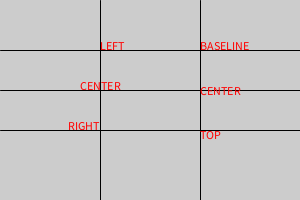
Frame 1 (no input)
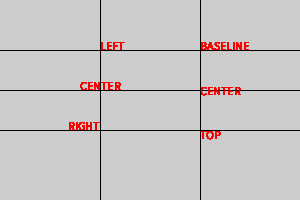
Frame 60 (the mouse pressed at the canvas centre just before this capture)
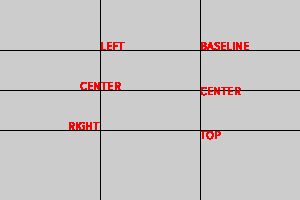
Frame 120 (the mouse held since frame 60 and released just before this capture)

The Processing sketch that drew these frames (run headless with seeded random() and noise(); from frame 60 on, the mouse is pressed at the canvas centre):

// Processing sketch: sketch011b
// ── sketch011b.pde
void setup ()
{
  size (300, 200);
  fill (255, 0, 0);
}

void draw ()
{
  line (100, 0, 100, height);
  textAlign(LEFT); text ("LEFT", 100, 50);
  line (0, 50, width, 50);
  textAlign(CENTER); text ("CENTER", 100, 90);
  line (0, 90, width, 90);
  textAlign(RIGHT); text ("RIGHT", 100, 130);
  line (0, 130, width, 130);
  textAlign (LEFT, BASELINE); text ("BASELINE", 200, 50);
  line (200, 0, 200, height);
  textAlign (LEFT, CENTER); text ("CENTER", 200, 90);
  textAlign (LEFT, TOP); text ("TOP", 200, 130);
}
